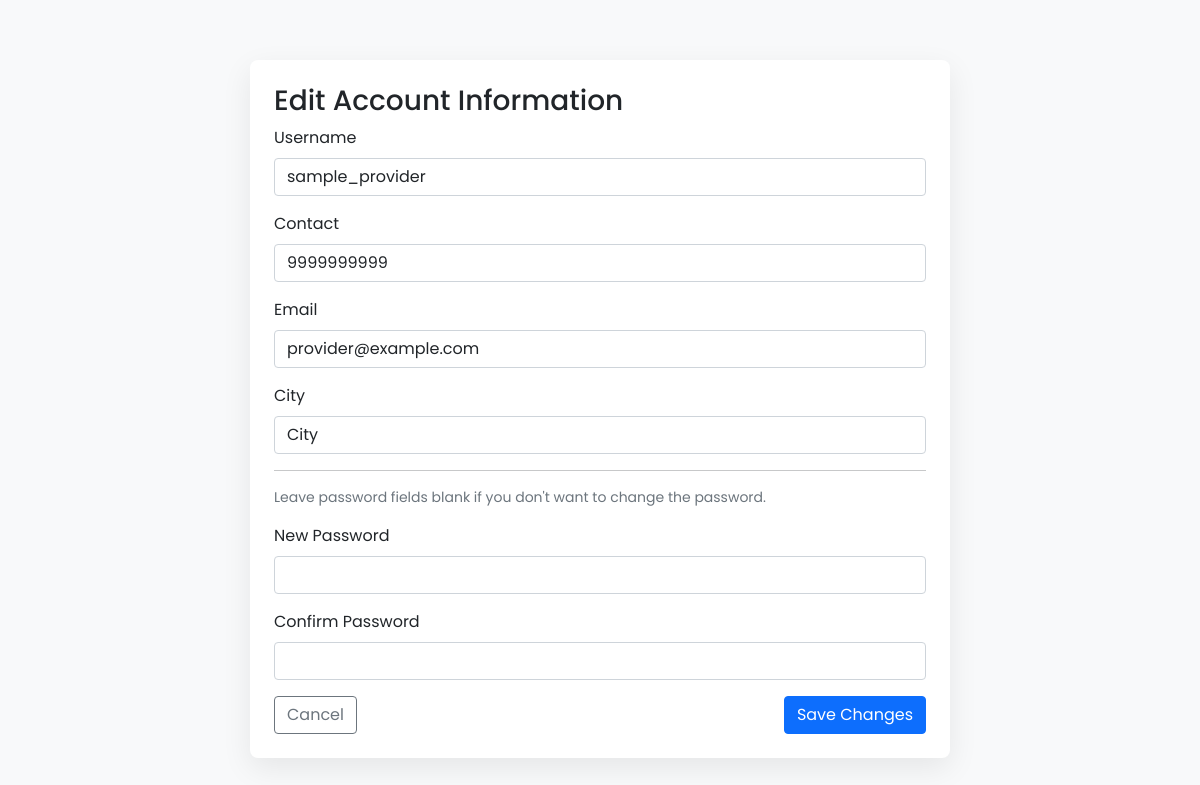
Screenshot of /edit_account.html/ (signed in) with the database file from the repository.
### demo/models.py (models this page shows)
class User(models.Model):
    name = models.CharField(max_length=100, unique=True)
    contact = models.IntegerField()
    email = models.EmailField()
    city = models.CharField(max_length=50)
    create_password = models.CharField(max_length=50)
    confirm_password = models.CharField(max_length=50)
    user_type = models.CharField(max_length=20, choices=[('user', 'User'), ('service_provider', 'Service Provider')])

### demo/views.py (the view, shortened to what this page needs)
# urls.py: path('edit_account.html/', views.edit_account, name='edit_account'),
def edit_account(request):
    logged_in_username = request.session.get('logged_in_username')
    if not logged_in_username:
        messages.error(request, "Please login to edit your account.")
        return redirect('trending')
    try:
        user = User.objects.get(name=logged_in_username)
    except User.DoesNotExist:
        messages.error(request, "User does not exist.")
        return redirect('trending')
    return render(request, 'demo/Modified_files/edit_account.html', {'user': user})

### demo/context_processors.py (called while the page is built)
def user_flags(request):
    return {
        'is_service_provider': request.session.get('is_service_provider', False),
        'is_user': request.session.get('is_user', False),
        'logged_in_username': request.session.get('logged_in_username'),
        'logged_in_user_id': request.session.get('logged_in_user_id'),
    }

### demo/templates/demo/Modified_files/edit_account.html (shortened to what this page needs)
{% load static %}
<!DOCTYPE html>
<html lang="en">
<head>
  <link href="{% static 'vendor/bootstrap/css/bootstrap.min.css' %}" rel="stylesheet">
</head>
<body>
  <div class="container">
    <div class="form-card">
      <h3>Edit Account Information</h3>
      <form method="post">
        <div class="mb-3">
          <label class="form-label">Username</label>
          <input type="text" name="name" class="form-control" value="{{ user.name }}" required>
        </div>
        <div class="mb-3">
          <label class="form-label">Contact</label>
          <input type="text" name="contact" class="form-control" value="{{ user.contact }}">
        </div>
        <div class="mb-3">
          <label class="form-label">Email</label>
          <input type="email" name="email" class="form-control" value="{{ user.email }}">
        </div>
        <div class="mb-3">
          <label class="form-label">City</label>
          <input type="text" name="city" class="form-control" value="{{ user.city }}">
        </div>
        <hr>
        <p class="small text-muted">Leave password fields blank if you don't want to change the password.</p>
        <div class="mb-3">
          <label class="form-label">New Password</label>
          <input type="password" name="new_password" class="form-control">
        </div>
        <div class="mb-3">
          <label class="form-label">Confirm Password</label>
          <input type="password" name="confirm_password" class="form-control">
        </div>
        <div class="mt-3 d-flex justify-content-between">
          <a href="{% url 'choose' %}" class="btn btn-outline-secondary">Cancel</a>
          <button type="submit" class="btn btn-primary">Save Changes</button>
        </div>
      </form>
    </div>
  </div>
</body>
</html>

### demo/templates/demo/Modified_files/edit_account.html (style rules this page uses)
body { font-family: 'Poppins', sans-serif; background: #f8f9fa; padding-top: 60px; }
.form-card { max-width: 700px; margin: 0 auto; background: #fff; padding: 24px; border-radius: 8px; box-shadow: 0 10px 30px rgba(0,0,0,0.08); }

### rows the page displays
User: name "sample_provider", contact "9999999999", email "provider@example.com", city "City"
